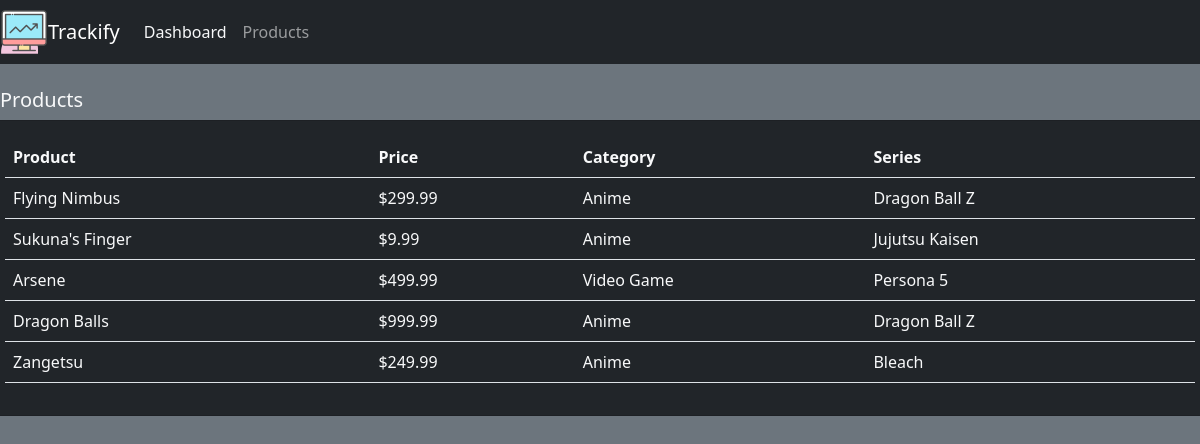
Screenshot of /products/ with the database file from the repository.
### accounts/models.py (models this page shows, shortened)
class Product(models.Model):
    CATEGORY = (
        ('Anime', 'Anime'),
        ('Video Game', 'Video Game'),
        ('Movie', 'Movie'),
        ('Cartoon','Cartoon'),
    )
    name = models.CharField(max_length=200, null=True)
    price = models.FloatField(null=True)
    category = models.CharField(max_length=200, null=True, choices=CATEGORY )
    series = models.CharField(max_length=200, null=True,)
    description = models.CharField(max_length=200, null=True, blank=True)
    date_created = models.DateTimeField(auto_now_add=True, null=True)
    tags = models.ManyToManyField(Tag)

### accounts/views.py (the view)
# urls.py: path('products/', views.products),
def products(request):
    products = Product.objects.all()
    return render(request, 'accounts/products.html', {'products': products})

### accounts/templates/accounts/products.html
{% extends 'accounts/main.html' %}
{% block content%}
<br>
<div class="row">
    <div class="col-md">
        <h5>Products</h5>
    </div>
    <div class="card card-body bg-dark">
        <table class="table text-light">
            <tr>
                <th>Product</th>
                <th>Price</th>
                <th>Category</th>
                <th>Series</th>
                {% for product in products %}
            <tr>
                <td>{{product.name}}</td>
                <td>${{product.price}}</td>
                <td>{{product.category}}</td>
                <td>{{product.series}}</td>
            </tr>
            {% endfor %}
            </tr>
        </table>
    </div>
</div>
{% endblock content %}

### accounts/templates/accounts/main.html (shortened to what this page needs)
{% load static %}
<!doctype html>
<html lang="en">
<head>
    <link rel="stylesheet" type="text/css" href="static/css/main.css">
    <link href="https://cdn.jsdelivr.net/npm/bootstrap@5.0.2/dist/css/bootstrap.min.css" rel="stylesheet"
>
</head>
<body class="bg-secondary text-light">
    {% include 'accounts/navbar.html'%}
    {% block content %}
    {% endblock %}
</body>
</html>

### accounts/templates/accounts/navbar.html (shortened to what this page needs)
<nav class="navbar navbar-expand-lg navbar-dark bg-dark">
    <img src="/static/images/Logo.png" class="">
    <a class="navbar-brand link-light" href="#">Trackify</a>
    <div class="collapse navbar-collapse" id="navbarNavAltMarkup">
        <div class="navbar-nav">
            <a class="nav-item nav-link active text-light link-light" href="/">Dashboard</a>
            <a class="nav-item nav-link link-light" href="/products">Products</a>
        </div>
    </div>
</nav>

### rows the page displays
Product: name "Flying Nimbus", price "299.99", category "Anime", series "Dragon Ball Z"
Product: name "Sukuna's Finger", price "9.99", category "Anime", series "Jujutsu Kaisen"
Product: name "Arsene", price "499.99", category "Video Game", series "Persona 5"
Product: name "Dragon Balls", price "999.99", category "Anime", series "Dragon Ball Z"
Product: name "Zangetsu", price "249.99", category "Anime", series "Bleach"
